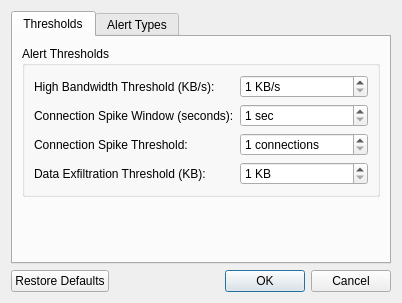
<?xml version="1.0" encoding="UTF-8"?>
<ui version="4.0">
 <class>AlertSettingsDialog</class>
 <widget class="QDialog" name="AlertSettingsDialog">
  <property name="windowTitle">
   <string>Alert Settings</string>
  </property>
  <property name="windowIcon">
   <iconset resource="resources.qrc">
    <normaloff>:/icons/settings.png</normaloff>:/icons/settings.png</iconset>
  </property>
  <property name="windowModality">
   <enum>Qt::ApplicationModal</enum>
  </property>
  <layout class="QVBoxLayout" name="verticalLayout">
   <item>
    <widget class="QTabWidget" name="tabWidget">
     <property name="currentIndex">
      <number>0</number>
     </property>
     <widget class="QWidget" name="tabThresholds">
      <attribute name="title">
       <string>Thresholds</string>
      </attribute>
      <layout class="QVBoxLayout" name="verticalLayout_2">
       <item>
        <widget class="QGroupBox" name="groupBox_2">
         <property name="title">
          <string>Alert Thresholds</string>
         </property>
         <layout class="QFormLayout" name="formLayout">
          <item row="0" column="0">
           <widget class="QLabel" name="label">
            <property name="text">
             <string>High Bandwidth Threshold (KB/s):</string>
            </property>
           </widget>
          </item>
          <item row="0" column="1">
           <widget class="QSpinBox" name="spinBandwidthThreshold">
            <property name="minimum">
             <number>1</number>
            </property>
            <property name="maximum">
             <number>1000000</number>
            </property>
            <property name="suffix">
             <string> KB/s</string>
            </property>
           </widget>
          </item>
          <item row="1" column="0">
           <widget class="QLabel" name="label_2">
            <property name="text">
             <string>Connection Spike Window (seconds):</string>
            </property>
           </widget>
          </item>
          <item row="1" column="1">
           <widget class="QSpinBox" name="spinConnectionWindow">
            <property name="minimum">
             <number>1</number>
            </property>
            <property name="maximum">
             <number>3600</number>
            </property>
            <property name="suffix">
             <string> sec</string>
            </property>
           </widget>
          </item>
          <item row="2" column="0">
           <widget class="QLabel" name="label_3">
            <property name="text">
             <string>Connection Spike Threshold:</string>
            </property>
           </widget>
          </item>
          <item row="2" column="1">
           <widget class="QSpinBox" name="spinConnectionThreshold">
            <property name="minimum">
             <number>1</number>
            </property>
            <property name="maximum">
             <number>10000</number>
            </property>
            <property name="suffix">
             <string> connections</string>
            </property>
           </widget>
          </item>
          <item row="3" column="0">
           <widget class="QLabel" name="label_4">
            <property name="text">
             <string>Data Exfiltration Threshold (KB):</string>
            </property>
           </widget>
          </item>
          <item row="3" column="1">
           <widget class="QSpinBox" name="spinDataExfiltration">
            <property name="minimum">
             <number>1</number>
            </property>
            <property name="maximum">
             <number>1048576</number>
            </property>
            <property name="suffix">
             <string> KB</string>
            </property>
           </widget>
          </item>
         </layout>
        </widget>
       </item>
       <item>
        <spacer name="verticalSpacer">
         <property name="orientation">
          <enum>Qt::Vertical</enum>
         </property>
         <property name="sizeHint" stdset="0">
          <size>
           <width>20</width>
           <height>40</height>
          </size>
         </property>
        </spacer>
       </item>
      </layout>
     </widget>
     <widget class="QWidget" name="tabAlertTypes">
      <attribute name="title">
       <string>Alert Types</string>
      </attribute>
      <layout class="QVBoxLayout" name="verticalLayout_3">
       <item>
        <widget class="QGroupBox" name="groupBox">
         <property name="title">
          <string>Enable/Disable Alert Types</string>
         </property>
         <layout class="QGridLayout" name="gridLayout">
          <item row="0" column="0">
           <widget class="QCheckBox" name="chkNewApp">
            <property name="text">
             <string>New Application Detected</string>
            </property>
           </widget>
          </item>
          <item row="0" column="1">
           <widget class="QCheckBox" name="chkHighBandwidth">
            <property name="text">
             <string>High Bandwidth Usage</string>
            </property>
           </widget>
          </item>
          <item row="1" column="0">
           <widget class="QCheckBox" name="chkSuspiciousConn">
            <property name="text">
             <string>Suspicious Connections</string>
            </property>
           </widget>
          </item>
          <item row="1" column="1">
           <widget class="QCheckBox" name="chkPortScan">
            <property name="text">
             <string>Port Scan Detected</string>
            </property>
           </widget>
          </item>
          <item row="2" column="0">
           <widget class="QCheckBox" name="chkDataExfiltration">
            <property name="text">
             <string>Data Exfiltration</string>
            </property>
           </widget>
          </item>
          <item row="2" column="1">
           <widget class="QCheckBox" name="chkProtocolAnomaly">
            <property name="text">
             <string>Protocol Anomaly</string>
            </property>
           </widget>
          </item>
          <item row="3" column="0">
           <widget class="QCheckBox" name="chkConnectionSpike">
            <property name="text">
             <string>Connection Spike</string>
            </property>
           </widget>
          </item>
          <item row="3" column="1">
           <widget class="QCheckBox" name="chkRuleViolation">
            <property name="text">
             <string>Rule Violation</string>
            </property>
           </widget>
          </item>
          <item row="4" column="0">
           <widget class="QCheckBox" name="chkCustomAlert">
            <property name="text">
             <string>Custom Alerts</string>
            </property>
           </widget>
          </item>
         </layout>
        </widget>
       </item>
       <item>
        <spacer name="verticalSpacer_2">
         <property name="orientation">
          <enum>Qt::Vertical</enum>
         </property>
         <property name="sizeHint" stdset="0">
          <size>
           <width>20</width>
           <height>40</height>
          </size>
         </property>
        </spacer>
       </item>
      </layout>
     </widget>
    </widget>
   </item>
   <item>
    <widget class="QDialogButtonBox" name="buttonBox">
     <property name="orientation">
      <enum>Qt::Horizontal</enum>
     </property>
     <property name="standardButtons">
      <set>QDialogButtonBox::Cancel|QDialogButtonBox::Ok|QDialogButtonBox::RestoreDefaults</set>
     </property>
    </widget>
   </item>
  </layout>
 </widget>
 <resources>
  <include location="resources.qrc"/>
 </resources>
 <connections>
  <connection>
   <sender>buttonBox</sender>
   <signal>accepted()</signal>
   <receiver>AlertSettingsDialog</receiver>
   <slot>accept()</slot>
   <hints>
    <hint type="sourcelabel">
     <x>20</x>
     <y>20</y>
    </hint>
    <hint type="destinationlabel">
     <x>20</x>
     <y>20</y>
    </hint>
   </hints>
  </connection>
  <connection>
   <sender>buttonBox</sender>
   <signal>rejected()</signal>
   <receiver>AlertSettingsDialog</receiver>
   <slot>reject()</slot>
  </connection>
 </connections>
 <tabstops>
  <tabstop>tabWidget</tabstop>
  <tabstop>spinBandwidthThreshold</tabstop>
  <tabstop>spinConnectionWindow</tabstop>
  <tabstop>spinConnectionThreshold</tabstop>
  <tabstop>spinDataExfiltration</tabstop>
  <tabstop>chkNewApp</tabstop>
  <tabstop>chkHighBandwidth</tabstop>
  <tabstop>chkSuspiciousConn</tabstop>
  <tabstop>chkPortScan</tabstop>
  <tabstop>chkDataExfiltration</tabstop>
  <tabstop>chkProtocolAnomaly</tabstop>
  <tabstop>chkConnectionSpike</tabstop>
  <tabstop>chkRuleViolation</tabstop>
  <tabstop>chkCustomAlert</tabstop>
  <tabstop>buttonBox</tabstop>
 </tabstops>
</ui>
